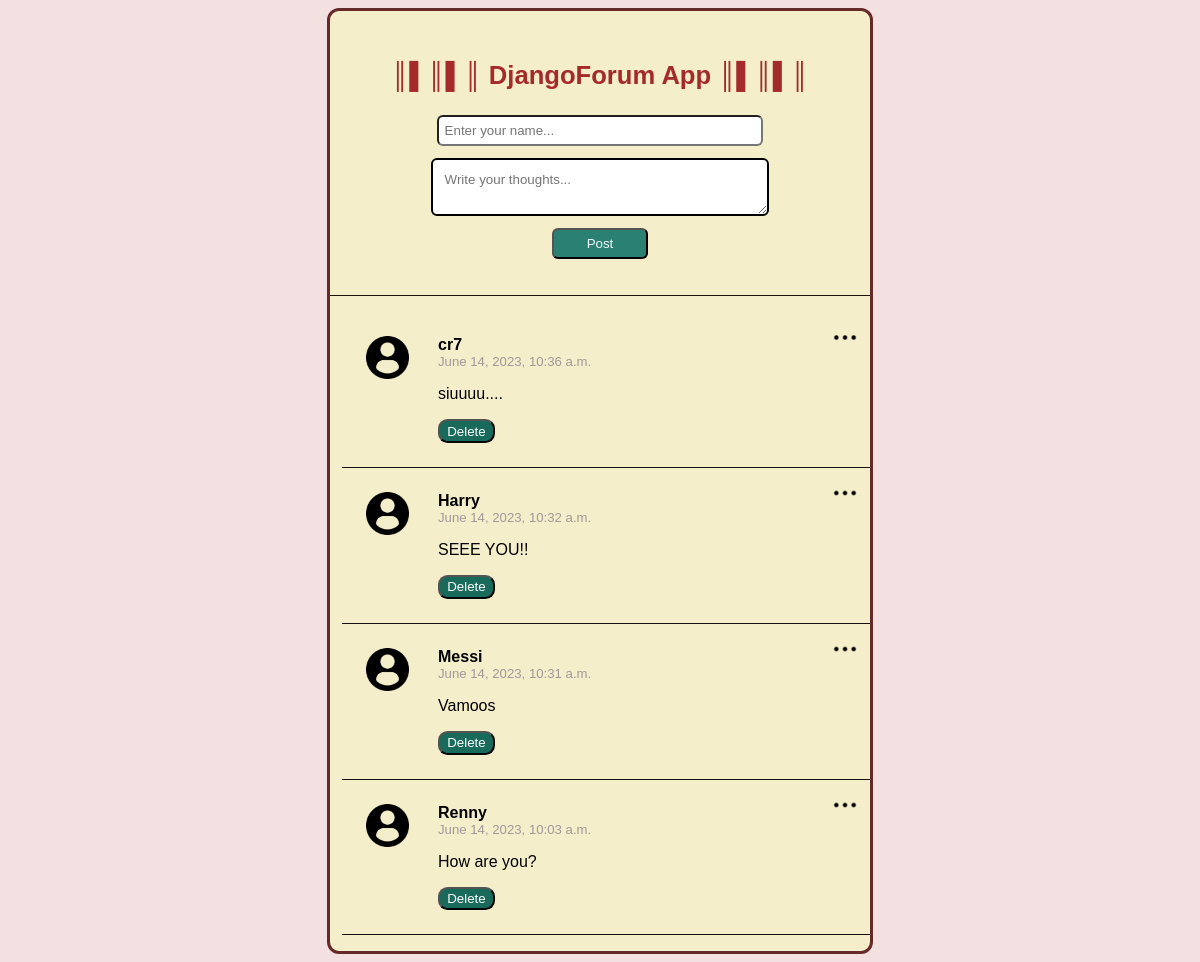
The page / on the database its author committed.
### posts/models.py (models this page shows)
class Post(models.Model):
    class Meta(object):
        db_table='post'
    name= models.CharField(
        'Name',blank=False,null=False, max_length=14,db_index=True , default='Anonymous'
    )
    body = models.CharField(
        "Body",blank=True,null=True, max_length=140,db_index=True
    )
    created_at=models.DateTimeField(
       "Created Datetime",blank= True,auto_now_add =True
    )

### posts/views.py (the view, shortened to what this page needs)
# urls.py: path('',views.index,name='index'),
def index(request):
    posts=Post.objects.all().order_by('-created_at')[:20]
    return render(request,'posts.html',{'posts': posts})

### templates/posts.html (shortened to what this page needs)
{% extends "base.html" %}
{% block content %}
{% load static %}
<section class="content">
    <section class="post_form">
      <form action="/" method="POST">
        <h1 class="djf">║▌║▌║ DjangoForum App ║▌║▌║</h1>
        <input type="text" name="name" placeholder="Enter your name..." required/>
        <textarea name="body" placeholder="Write your thoughts..." required></textarea>
        <input class="butt" type="submit" value="Post" />
    </form>
    </section>
    <section class="posts">
        <ul>
            {% for post in posts %}
            <li>
              <img class="menu_icon js-menu-icon" src="{% static 'img/option.png' %}"/>
              <div class="logo">
                <img src="{% static 'img/profile-user.png' %}"/>
              </div>
              <div class="name_body">
                <div class="name">{{post.name}}<br></div>
                <div class="datetime">{{post.created_at}}<br></div>
                <p>{{post.body}}</p>
                <button><a href="/delete/{{post.id}}/">Delete</a></button>
              </div>
            </li>
            {% endfor %}
        </ul>
    </section>
    </section>
{%endblock%}

### templates/base.html (shortened to what this page needs)
<!DOCTYPE html>
<html lang="en">
<head>
    {% load static %}
    <link href="./static/css/style.css" rel="stylesheet" />
</head>
<body>
    {% block content %}{% endblock %}
 </body>
</html>

### static/css/style.css (style rules this page uses)
body { background-color:rgb(243, 224, 224); }
.content { background-color:rgba(244, 239, 203, 0.963); border-radius:1vw; height:100%; max-width:45vw; margin:0 auto; border:3px solid rgb(103, 42, 42); }
h1 { font-family: 'Lucida Sans', 'Lucida Sans Regular', 'Lucida Grande', 'Lucida Sans Unicode', Geneva, Verdana, sans-serif; text-align: center; font-size:1.6rem; color:brown; }
form { display:flex; flex-direction: column; padding:1vw 1vw; }
.post_form { padding:1vw 3vw; border-bottom:1px solid rgb(32, 17, 17); }
.post_form input { border-radius:0.5vw; font-family: 'Lucida Sans', 'Lucida Sans Regular', 'Lucida Grande', 'Lucida Sans Unicode', Geneva, Verdana, sans-serif; width:70%; padding:0.5vw; margin: 0 auto; margin-bottom:1vw; }
.post_form textarea { font-family: 'Lucida Sans', 'Lucida Sans Regular', 'Lucida Grande', 'Lucida Sans Unicode', Geneva, Verdana, sans-serif; border-radius:0.5vw; width:70%; margin:0 auto; padding:1vw; border:2px solid black; }
.post_form .butt { width:8vw; color:aliceblue; margin:1vw auto; background-color: rgb(42, 128, 113); }
.posts ul { padding-left:1vw; }
.posts li { display:flex; border-bottom:1px solid rgb(21, 14, 14); padding:1vw 2vw; list-style: none; position:relative; }
.posts li .menu_icon { width:5%; position:absolute; right:1vw; }
.posts li .logo { flex-basis:15%; }
.posts li .logo img { width:60%; margin-top:1vw; }
.posts li .name_body { font-family:'Lucida Sans', 'Lucida Sans Regular', 'Lucida Grande', 'Lucida Sans Unicode', Geneva, Verdana, sans-serif; flex-basis:85%; }
.posts li .name_body .name { font-weight:bold; margin-top:1vw; }
.posts li .name_body .datetime { color:rgb(161, 153, 153); font-size: 1.1vw; }
.posts button { border-radius:0.6rem; padding:0.2vw 0.6vw ; background-color: rgb(24, 106, 91); margin-bottom:1vw; font-family: 'Lucida Sans', 'Lucida Sans Regular', 'Lucida Grande', 'Lucida Sans Unicode', Geneva, Verdana, sans-serif; }
.posts button a { text-decoration: none; color:#fff; }

### rows shown on the page
Post: name "cr7", created_at "June 14, 2023, 10:36 a.m.", body "siuuuu...."
Post: name "Harry", created_at "June 14, 2023, 10:32 a.m.", body "SEEE YOU!!"
Post: name "Messi", created_at "June 14, 2023, 10:31 a.m.", body "Vamoos"
Post: name "Renny", created_at "June 14, 2023, 10:03 a.m.", body "How are you?"
